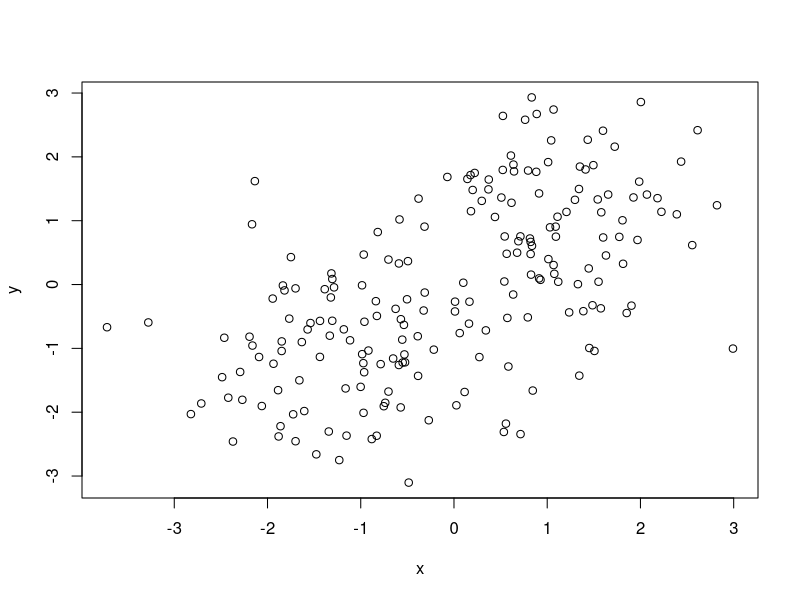

R code for this plot:
## ---- chunk 1
set.seed(123456)
a <- rnorm(1000)
b <- a + rnorm(1000, sd=.01)
y <- a + b + rnorm(1000)
## ---- chunk 2
summary(lm(y ~ a + b))
## ---- chunk 3
# Simulate one lineage
apples.x <- rnorm(n=100, mean=-1, sd=1)
apples.y <- rnorm(n=100, mean=-1, sd=1)

# Simulate another lineage
oranges.x <- rnorm(n=100, mean=1, sd=1)
oranges.y <- rnorm(n=100, mean=1, sd=1)

# Merge the data
data <- data.frame(x=c(apples.x,oranges.x), 
  y=c(apples.y,oranges.y), fruit=rep(c("apples","oranges"),each=100))

# They look correlated...
with(data, plot(y~x))

# ...and indeed a simple statistical test shows they are
cor.test(c(apples.x,oranges.x), c(apples.y,oranges.y))
